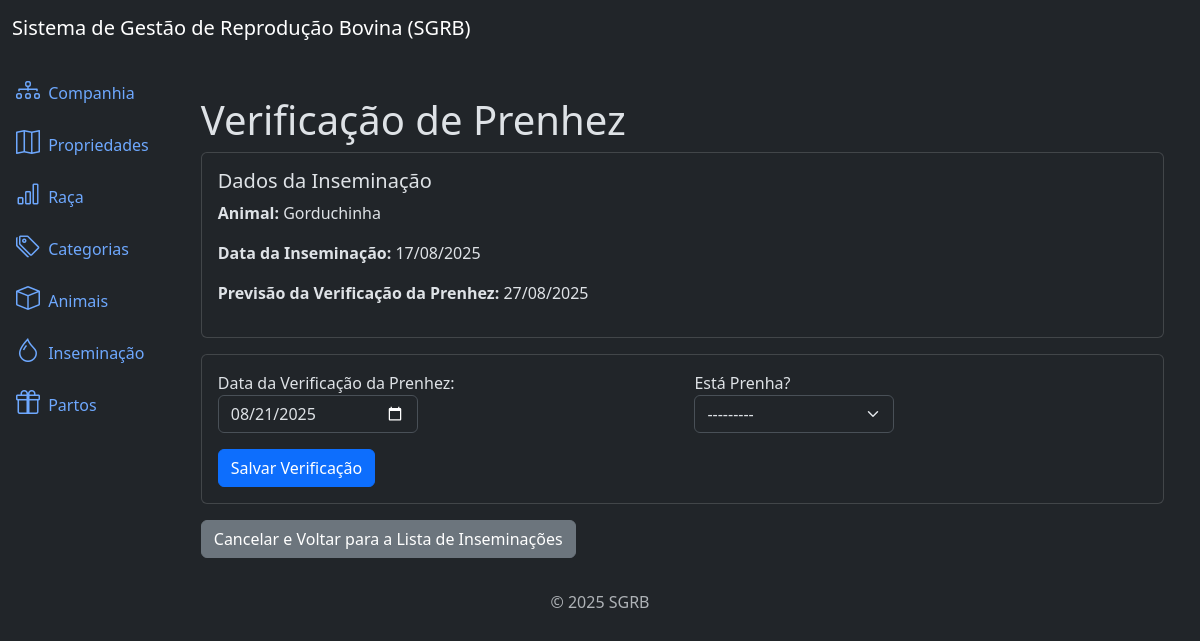
The app's page /inseminations/1/check/ with its own data.
### inseminations/models.py (models this page shows, shortened)
class Insemination(models.Model):
    animal = models.ForeignKey(Animal, on_delete=models.PROTECT, related_name='inseminations')  # noqa
    date_of_insemination = models.DateField()
    expected_pregnancy = models.DateField(null=True, blank=True)
    pregnancy_check = models.DateField(null=True, blank=True)
    is_pregnant = models.CharField(
        max_length=1,
        choices=PRENHEZ_CHOICES,
        null=True,
        blank=True
    )
    created_at = models.DateTimeField(auto_now_add=True)
    updated_at = models.DateTimeField(auto_now=True)
    class Meta:
        ordering = ['-created_at']

### animals/models.py (models this page shows)
class Animal(models.Model):
    name = models.CharField(max_length=100)
    birth = models.DateField(null=True, blank=True)
    farm = models.ForeignKey(Farm, on_delete=models.PROTECT, related_name='animais')  # noqa
    breed = models.ForeignKey(Breed, on_delete=models.PROTECT, related_name='animais')  # noqa
    category = models.ForeignKey(Category, on_delete=models.PROTECT, related_name='animais') # noqa
    created_at = models.DateTimeField(auto_now_add=True)
    updated_at = models.DateTimeField(auto_now=True)
    class Meta:
        ordering = ['name']
    def __str__(self):
        return self.name

### inseminations/views.py (the view)
# urls.py: path('inseminations/<int:pk>/check/', views.InseminationCheckView.as_view(), name='insemination_check'),  # noqa
class InseminationCheckView(UpdateView):
    model = models.Insemination
    template_name = 'insemination_check.html'
    form_class = forms.InseminationCheckForm
    success_url = reverse_lazy('insemination_list')

### inseminations/forms.py
class InseminationCheckForm(forms.ModelForm):
    class Meta:
        model = Insemination
        fields = ['pregnancy_check', 'is_pregnant']
        widgets = {
            'pregnancy_check': forms.DateInput(
                attrs={
                    'class': 'form-control',
                    'type': 'date',
                    'style': 'max-width: 200px;'
                }
            ),
            'is_pregnant': forms.Select(attrs={'class': 'form-select', 'style':'max-width: 200px;'}) # noqa
        }
        labels = {
            'pregnancy_check': 'Data da Verificação da Prenhez',
            'is_pregnant': 'Está Prenha?',
        }

### inseminations/templates/insemination_check.html (shortened to what this page needs)
{% extends 'base.html' %}
{% block content %}
  <div class="container mt-4">
    <h3 class="display-6">Verificação de Prenhez</h3>
    <div class="card mb-3">
      <div class="card-body">
        <h5>Dados da Inseminação</h5>
        <p><strong>Animal:</strong> {{ object.animal }}</p>
        <p><strong>Data da Inseminação:</strong> {{ object.date_of_insemination|date:'d/m/Y' }}</p>
        <p><strong>Previsão da Verificação da Prenhez:</strong> {{ object.expected_pregnancy|date:'d/m/Y' }}</p>
      </div>
    </div>
    <div class="card">
      <div class="card-body">
        <form method="post">
          <div class="row mb-3">
            <div class="col-md-6">
              {{ form.pregnancy_check.label_tag }}
              {{ form.pregnancy_check }}
            </div>
            <div class="col-md-6">
              {{ form.is_pregnant.label_tag }}
              {{ form.is_pregnant }}
            </div>
          </div>
          <button type="submit" class="btn btn-primary">Salvar Verificação</button>
        </form>
      </div>
    </div>
    <a href="{% url 'insemination_list' %}" class="btn btn-secondary mt-3">Cancelar e Voltar para a Lista de Inseminações</a>
  </div>
{% endblock %}

### records on screen
Insemination: animal "Gorduchinha", date_of_insemination "17/08/2025", expected_pregnancy "27/08/2025", pregnancy_check "08/21/2025", is_pregnant "---------"
